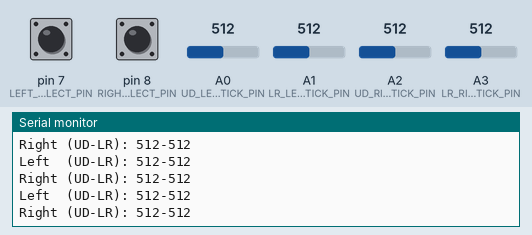
Simulated run of this sketch. Board: Arduino Uno, built with avr-gcc and run on an emulated ATmega328P. Shown: the last lines printed to the serial monitor. The inputs (shaded band) are chosen by the test bench; at power-on: pin 7 (LEFT_SELECT_PIN) LOW, pin 8 (RIGHT_SELECT_PIN) LOW, A0 (UD_LEFT_STICK_PIN) = 512, A1 (LR_LEFT_STICK_PIN) = 512, A2 (UD_RIGHT_STICK_PIN) = 512, A3 (LR_RIGHT_STICK_PIN) = 512.

Above: at 1.2 s.
1.3 s: pin 7 (LEFT_SELECT_PIN) pulled HIGH for 1 s
At 1.44 s:
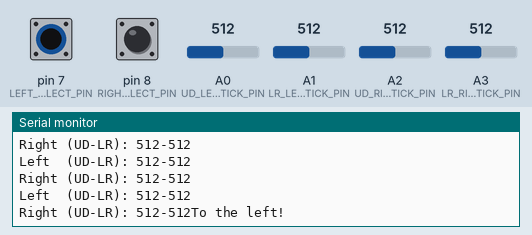
3.8 s: pin 8 (RIGHT_SELECT_PIN) pulled HIGH for 1 s
At 3.96 s:
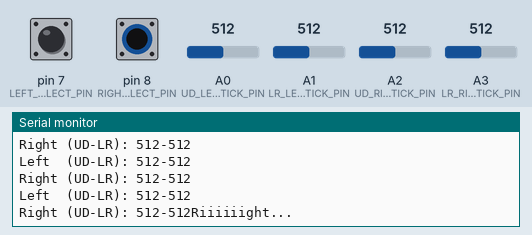
6.3 s: A0 (UD_LEFT_STICK_PIN) set to 716
At 6.72 s:
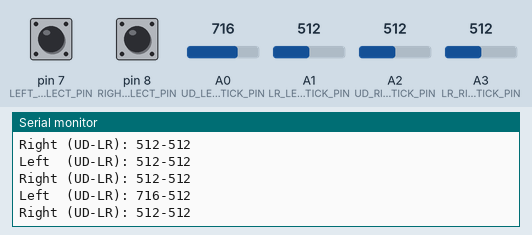
7.8 s: A1 (LR_LEFT_STICK_PIN) set to 716
At 8.23 s:
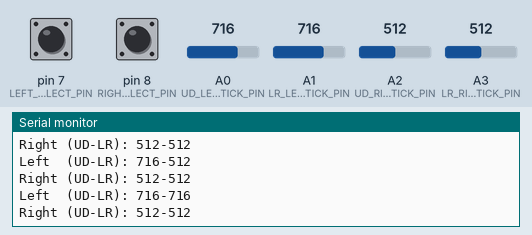
9.3 s: A2 (UD_RIGHT_STICK_PIN) set to 716
At 9.49 s:
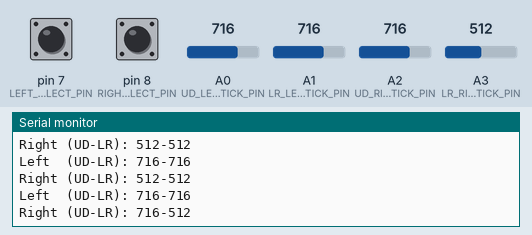
10.8 s: A3 (LR_RIGHT_STICK_PIN) set to 716
At 11.0 s:
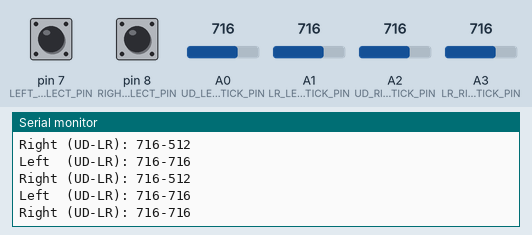

Measured:
- after the input at 6.3 s, the serial monitor: prints a new line after 0.24 s (image 3)
- after the input at 7.8 s, the serial monitor: prints a new line after 0.25 s (image 4)
- after the input at 9.3 s, the serial monitor: prints a new line at once (image 5)
- after the input at 10.8 s, the serial monitor: prints a new line at once (image 6)

The sketch:

BTModuleSketch1.ino
```cpp
/*
 * Derek Prince
 * Wireless Quadcopter Remote Sketch
 *
 * I'm just bored and have a final in 4 hours so I can;t do much else.
 * Weeee
 *
 * Date Created:   Dec. 15th, 2016
 * Last Modified:  Dec. 15th, 2016
 *
 */
/*
MIT License

Copyright (c) 2016 Derek Prince

Permission is hereby granted, free of charge, to any person obtaining a copy
of this software and associated documentation files (the "Software"), to deal
in the Software without restriction, including without limitation the rights
to use, copy, modify, merge, publish, distribute, sublicense, and/or sell
copies of the Software, and to permit persons to whom the Software is
furnished to do so, subject to the following conditions:

The above copyright notice and this permission notice shall be included in all
copies or substantial portions of the Software.

THE SOFTWARE IS PROVIDED "AS IS", WITHOUT WARRANTY OF ANY KIND, EXPRESS OR
IMPLIED, INCLUDING BUT NOT LIMITED TO THE WARRANTIES OF MERCHANTABILITY,
FITNESS FOR A PARTICULAR PURPOSE AND NONINFRINGEMENT. IN NO EVENT SHALL THE
AUTHORS OR COPYRIGHT HOLDERS BE LIABLE FOR ANY CLAIM, DAMAGES OR OTHER
LIABILITY, WHETHER IN AN ACTION OF CONTRACT, TORT OR OTHERWISE, ARISING FROM,
OUT OF OR IN CONNECTION WITH THE SOFTWARE OR THE USE OR OTHER DEALINGS IN THE
SOFTWARE.
*/

//Begin
#define UD_LEFT_STICK_PIN A0
#define LR_LEFT_STICK_PIN A1
#define UD_RIGHT_STICK_PIN A2
#define LR_RIGHT_STICK_PIN A3
#define LEFT_SELECT_PIN 7
#define RIGHT_SELECT_PIN 8    //might as well use the non-PWM pins
#define CENTER_PIN 7          //temporarily the same as left select

// This code is - at least for now - a test to see what parameters these cheap-o analog thumbsticks have.
// They're probably not centered on the pots and may not even have uniform readings throughout the range.
// But. It'll be fun regardless. I wanted to do this for our EDL robot but ran out of time.
// I should put a big red button on it. Emphasis on *big*.

// The 328p I'm using is on a Arduino Mini Pro clocked at 18MHz so we'll have to see if the thing ever fights me
// on timings since the thumb sticks should be very responsive. Callback functions probably a must so transmit and
// analogReads can share the load as Samwise Gamgee would say.

// For testing I'll probably just connect to a bluetooth terminal on my phone rather than another arduino.
// This way I won't have to delve into the master-slave relationship and addresses business yet.

   //analog reads are unsigned 10-bit values. 16 will have to do, I don't really want a byte array. Space is fine.
  unsigned int UD_leftStick = 0;         //left stick
  unsigned int LR_leftStick = 0;
  unsigned int UD_rightStick = 0;         //right stick
  unsigned int LR_rightStick = 0;
  unsigned int UpDownCenterValue_Left;     //used for centering the left stick
  unsigned int LeftRightCenterValue_Left;
  unsigned int UpDownCenterValue_Right;     //used for centering the right stick
  unsigned int LeftRightCenterValue_Right;
  bool leftSelect = 0;    //can probably eschew these for functional read conditions
  bool rightSelect = 0;   //I'll keep them if I need to create a hierarchy tree of things to do

  //I keep wanting to write this program like it's Verilog. Bleh.

void setup() {
  pinMode(CENTER_PIN, INPUT);

  Serial.begin(115200); //default Bluetooth baud rate of my module

  UpDownCenterValue_Left = analogRead(UD_LEFT_STICK_PIN);       //grab initials. Only works if user isn't effing w/
  LeftRightCenterValue_Left = analogRead(LR_LEFT_STICK_PIN);    // the sticks on startup.
  UpDownCenterValue_Right = analogRead(UD_RIGHT_STICK_PIN);
  LeftRightCenterValue_Right = analogRead(LR_RIGHT_STICK_PIN);

}

void loop() {
  if (digitalRead(CENTER_PIN))
    center();
  if (digitalRead(LEFT_SELECT_PIN))
    Serial.print("To the left!\n");
  if (digitalRead(RIGHT_SELECT_PIN))
    Serial.print("Riiiiiight...\n");

  readLeft();
  readRight();
  Serial.print("\nLeft  (UD-LR): ");
  Serial.print(UD_leftStick, DEC);
  Serial.print("-");
  Serial.print(LR_leftStick, DEC);
  Serial.print("\nRight (UD-LR): ");
  Serial.print(UD_rightStick, DEC);
  Serial.print("-");
  Serial.print(LR_rightStick, DEC);
  //gross print block
  delay(250); //delay the loop so I can actually read the monitor

  // Turns out that the dead zones on these things are gargantuan.
  // This shouldn't really be a surprise considering how cheap they are though.

  //should I collect a bunch of things in a buffer to serial print at the end of every loop?
  //that would control the max time betwee signals at least
  //Could also callback to the buffer
  //Create stack?
  //Maybe I should stop overthinking it and see if I even need to do these things.
  //They sound fun though.
}

void center() {
  UpDownCenterValue_Left = analogRead(UD_LEFT_STICK_PIN);
  LeftRightCenterValue_Left = analogRead(LR_LEFT_STICK_PIN);
  UpDownCenterValue_Right = analogRead(UD_RIGHT_STICK_PIN);
  LeftRightCenterValue_Right = analogRead(LR_RIGHT_STICK_PIN);
}

//I kinda fancy the idea of these returning things but...
//I don't want 4 functions. I'm not sure if I want to make an array to store
//the values in an easy-to-return format either. Probs forget whap maps to what in a week
//I will want to do that if I bundle this in a header file later.
void readLeft() {
  UD_leftStick = analogRead(UD_LEFT_STICK_PIN);
  LR_leftStick = analogRead(LR_LEFT_STICK_PIN);
}

void readRight() {
  UD_rightStick = analogRead(UD_RIGHT_STICK_PIN);
  LR_rightStick = analogRead(LR_RIGHT_STICK_PIN);
}
```
